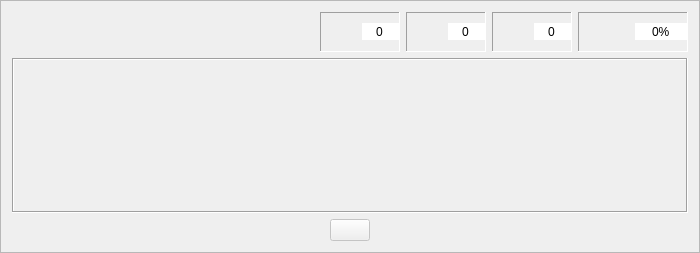
<?xml version="1.0" encoding="UTF-8"?>
<ui version="4.0">
 <class>ekzerco1</class>
 <widget class="QFrame" name="ekzerco1">
  <property name="geometry">
   <rect>
    <x>0</x>
    <y>0</y>
    <width>700</width>
    <height>253</height>
   </rect>
  </property>
  <property name="windowTitle">
   <string>Frame</string>
  </property>
  <property name="frameShape">
   <enum>QFrame::StyledPanel</enum>
  </property>
  <property name="frameShadow">
   <enum>QFrame::Raised</enum>
  </property>
  <property name="tipo" stdset="0">
   <string>markebla</string>
  </property>
  <layout class="QVBoxLayout" name="verticalLayout_3">
   <item>
    <layout class="QGridLayout" name="gridLayout_14">
     <item row="0" column="0">
      <widget class="QFrame" name="frame_10">
       <property name="minimumSize">
        <size>
         <width>0</width>
         <height>0</height>
        </size>
       </property>
       <property name="maximumSize">
        <size>
         <width>16777215</width>
         <height>16777215</height>
        </size>
       </property>
       <property name="autoFillBackground">
        <bool>false</bool>
       </property>
       <property name="frameShape">
        <enum>QFrame::NoFrame</enum>
       </property>
       <property name="frameShadow">
        <enum>QFrame::Sunken</enum>
       </property>
       <layout class="QHBoxLayout" name="horizontalLayout">
        <property name="spacing">
         <number>1</number>
        </property>
        <property name="margin">
         <number>0</number>
        </property>
        <item>
         <widget class="QPushButton" name="BitBtn1">
          <property name="text">
           <string notr="true"/>
          </property>
          <property name="iconSize">
           <size>
            <width>32</width>
            <height>32</height>
           </size>
          </property>
          <property name="flat">
           <bool>true</bool>
          </property>
          <property name="tipo" stdset="0">
           <string>komenci</string>
          </property>
         </widget>
        </item>
        <item>
         <widget class="QPushButton" name="BitBtn2">
          <property name="enabled">
           <bool>false</bool>
          </property>
          <property name="text">
           <string notr="true"/>
          </property>
          <property name="iconSize">
           <size>
            <width>32</width>
            <height>32</height>
           </size>
          </property>
          <property name="flat">
           <bool>true</bool>
          </property>
          <property name="tipo" stdset="0">
           <string>halti</string>
          </property>
         </widget>
        </item>
       </layout>
      </widget>
     </item>
     <item row="0" column="1">
      <spacer name="horizontalSpacer_10">
       <property name="orientation">
        <enum>Qt::Horizontal</enum>
       </property>
       <property name="sizeHint" stdset="0">
        <size>
         <width>13</width>
         <height>20</height>
        </size>
       </property>
      </spacer>
     </item>
     <item row="0" column="2">
      <widget class="QFrame" name="frame_11">
       <property name="minimumSize">
        <size>
         <width>80</width>
         <height>40</height>
        </size>
       </property>
       <property name="maximumSize">
        <size>
         <width>16777215</width>
         <height>16777215</height>
        </size>
       </property>
       <property name="autoFillBackground">
        <bool>false</bool>
       </property>
       <property name="frameShape">
        <enum>QFrame::Panel</enum>
       </property>
       <property name="frameShadow">
        <enum>QFrame::Sunken</enum>
       </property>
       <property name="tipo" stdset="0">
        <string>shilda</string>
       </property>
       <layout class="QHBoxLayout" name="horizontalLayout_3">
        <property name="spacing">
         <number>1</number>
        </property>
        <property name="leftMargin">
         <number>2</number>
        </property>
        <property name="topMargin">
         <number>0</number>
        </property>
        <property name="rightMargin">
         <number>0</number>
        </property>
        <property name="bottomMargin">
         <number>0</number>
        </property>
        <item>
         <widget class="QLabel" name="label_5">
          <property name="text">
           <string notr="true"/>
          </property>
          <property name="pixmap">
           <pixmap resource="ikonoj.qrc">:/ikonoj/kubeto.png</pixmap>
          </property>
          <property name="alignment">
           <set>Qt::AlignCenter</set>
          </property>
         </widget>
        </item>
        <item>
         <widget class="QSpinBox" name="Placar1">
          <property name="font">
           <font>
            <weight>50</weight>
            <bold>false</bold>
           </font>
          </property>
          <property name="frame">
           <bool>false</bool>
          </property>
          <property name="alignment">
           <set>Qt::AlignCenter</set>
          </property>
          <property name="readOnly">
           <bool>true</bool>
          </property>
          <property name="buttonSymbols">
           <enum>QAbstractSpinBox::NoButtons</enum>
          </property>
          <property name="tipo" stdset="0">
           <string>shilda</string>
          </property>
         </widget>
        </item>
       </layout>
      </widget>
     </item>
     <item row="0" column="3">
      <widget class="QFrame" name="frame_12">
       <property name="minimumSize">
        <size>
         <width>80</width>
         <height>40</height>
        </size>
       </property>
       <property name="maximumSize">
        <size>
         <width>16777215</width>
         <height>16777215</height>
        </size>
       </property>
       <property name="autoFillBackground">
        <bool>false</bool>
       </property>
       <property name="frameShape">
        <enum>QFrame::Panel</enum>
       </property>
       <property name="frameShadow">
        <enum>QFrame::Sunken</enum>
       </property>
       <property name="tipo" stdset="0">
        <string>shilda</string>
       </property>
       <layout class="QHBoxLayout" name="horizontalLayout_4">
        <property name="spacing">
         <number>1</number>
        </property>
        <property name="leftMargin">
         <number>2</number>
        </property>
        <property name="topMargin">
         <number>0</number>
        </property>
        <property name="rightMargin">
         <number>0</number>
        </property>
        <property name="bottomMargin">
         <number>0</number>
        </property>
        <item>
         <widget class="QLabel" name="label_8">
          <property name="text">
           <string notr="true"/>
          </property>
          <property name="pixmap">
           <pixmap resource="ikonoj.qrc">:/ikonoj/ekzercoj/bone.png</pixmap>
          </property>
          <property name="scaledContents">
           <bool>false</bool>
          </property>
          <property name="alignment">
           <set>Qt::AlignCenter</set>
          </property>
         </widget>
        </item>
        <item>
         <widget class="QSpinBox" name="Placar2">
          <property name="font">
           <font>
            <weight>50</weight>
            <bold>false</bold>
           </font>
          </property>
          <property name="frame">
           <bool>false</bool>
          </property>
          <property name="alignment">
           <set>Qt::AlignCenter</set>
          </property>
          <property name="readOnly">
           <bool>true</bool>
          </property>
          <property name="buttonSymbols">
           <enum>QAbstractSpinBox::NoButtons</enum>
          </property>
          <property name="tipo" stdset="0">
           <string>shilda</string>
          </property>
         </widget>
        </item>
       </layout>
      </widget>
     </item>
     <item row="0" column="4">
      <widget class="QFrame" name="frame_36">
       <property name="minimumSize">
        <size>
         <width>80</width>
         <height>40</height>
        </size>
       </property>
       <property name="maximumSize">
        <size>
         <width>16777215</width>
         <height>16777215</height>
        </size>
       </property>
       <property name="autoFillBackground">
        <bool>false</bool>
       </property>
       <property name="frameShape">
        <enum>QFrame::Panel</enum>
       </property>
       <property name="frameShadow">
        <enum>QFrame::Sunken</enum>
       </property>
       <property name="tipo" stdset="0">
        <string>shilda</string>
       </property>
       <layout class="QHBoxLayout" name="horizontalLayout_5">
        <property name="spacing">
         <number>1</number>
        </property>
        <property name="leftMargin">
         <number>2</number>
        </property>
        <property name="topMargin">
         <number>0</number>
        </property>
        <property name="rightMargin">
         <number>0</number>
        </property>
        <property name="bottomMargin">
         <number>0</number>
        </property>
        <item>
         <widget class="QLabel" name="label_9">
          <property name="minimumSize">
           <size>
            <width>0</width>
            <height>0</height>
           </size>
          </property>
          <property name="text">
           <string notr="true"/>
          </property>
          <property name="pixmap">
           <pixmap resource="ikonoj.qrc">:/ikonoj/ekzercoj/malbone.png</pixmap>
          </property>
          <property name="scaledContents">
           <bool>false</bool>
          </property>
          <property name="alignment">
           <set>Qt::AlignCenter</set>
          </property>
         </widget>
        </item>
        <item>
         <widget class="QSpinBox" name="Placar3">
          <property name="minimumSize">
           <size>
            <width>0</width>
            <height>0</height>
           </size>
          </property>
          <property name="font">
           <font>
            <weight>50</weight>
            <bold>false</bold>
           </font>
          </property>
          <property name="frame">
           <bool>false</bool>
          </property>
          <property name="alignment">
           <set>Qt::AlignCenter</set>
          </property>
          <property name="readOnly">
           <bool>true</bool>
          </property>
          <property name="buttonSymbols">
           <enum>QAbstractSpinBox::NoButtons</enum>
          </property>
          <property name="value">
           <number>0</number>
          </property>
          <property name="tipo" stdset="0">
           <string>shilda</string>
          </property>
         </widget>
        </item>
       </layout>
      </widget>
     </item>
     <item row="0" column="5">
      <widget class="QFrame" name="frame_37">
       <property name="minimumSize">
        <size>
         <width>110</width>
         <height>40</height>
        </size>
       </property>
       <property name="maximumSize">
        <size>
         <width>16777215</width>
         <height>16777215</height>
        </size>
       </property>
       <property name="autoFillBackground">
        <bool>false</bool>
       </property>
       <property name="frameShape">
        <enum>QFrame::Panel</enum>
       </property>
       <property name="frameShadow">
        <enum>QFrame::Sunken</enum>
       </property>
       <property name="tipo" stdset="0">
        <string>shilda</string>
       </property>
       <layout class="QHBoxLayout" name="horizontalLayout_6">
        <property name="spacing">
         <number>1</number>
        </property>
        <property name="leftMargin">
         <number>2</number>
        </property>
        <property name="topMargin">
         <number>0</number>
        </property>
        <property name="rightMargin">
         <number>0</number>
        </property>
        <property name="bottomMargin">
         <number>0</number>
        </property>
        <item>
         <widget class="QLabel" name="label_10">
          <property name="text">
           <string notr="true"/>
          </property>
          <property name="pixmap">
           <pixmap resource="ikonoj.qrc">:/ikonoj/kalkulilo.png</pixmap>
          </property>
          <property name="scaledContents">
           <bool>false</bool>
          </property>
          <property name="alignment">
           <set>Qt::AlignCenter</set>
          </property>
         </widget>
        </item>
        <item>
         <widget class="QSpinBox" name="Placar4">
          <property name="font">
           <font>
            <weight>50</weight>
            <bold>false</bold>
           </font>
          </property>
          <property name="frame">
           <bool>false</bool>
          </property>
          <property name="alignment">
           <set>Qt::AlignCenter</set>
          </property>
          <property name="readOnly">
           <bool>true</bool>
          </property>
          <property name="buttonSymbols">
           <enum>QAbstractSpinBox::NoButtons</enum>
          </property>
          <property name="suffix">
           <string>%</string>
          </property>
          <property name="maximum">
           <number>100</number>
          </property>
          <property name="value">
           <number>0</number>
          </property>
          <property name="tipo" stdset="0">
           <string>shilda</string>
          </property>
         </widget>
        </item>
       </layout>
      </widget>
     </item>
    </layout>
   </item>
   <item>
    <widget class="QFrame" name="butonujo">
     <property name="frameShape">
      <enum>QFrame::Box</enum>
     </property>
     <property name="frameShadow">
      <enum>QFrame::Sunken</enum>
     </property>
     <property name="tipo" stdset="0">
      <string>senborda</string>
     </property>
     <layout class="QHBoxLayout" name="horizontalLayout_7" stretch="2,3,2">
      <item>
       <spacer name="horizontalSpacer_5">
        <property name="orientation">
         <enum>Qt::Horizontal</enum>
        </property>
        <property name="sizeHint" stdset="0">
         <size>
          <width>108</width>
          <height>20</height>
         </size>
        </property>
       </spacer>
      </item>
      <item>
       <layout class="QGridLayout" name="gridLayout">
        <property name="spacing">
         <number>5</number>
        </property>
        <item row="0" column="0">
         <widget class="QPushButton" name="butono0">
          <property name="enabled">
           <bool>false</bool>
          </property>
          <property name="sizePolicy">
           <sizepolicy hsizetype="Expanding" vsizetype="Expanding">
            <horstretch>0</horstretch>
            <verstretch>0</verstretch>
           </sizepolicy>
          </property>
          <property name="minimumSize">
           <size>
            <width>0</width>
            <height>0</height>
           </size>
          </property>
          <property name="maximumSize">
           <size>
            <width>16777215</width>
            <height>16777215</height>
           </size>
          </property>
          <property name="font">
           <font>
            <pointsize>-1</pointsize>
           </font>
          </property>
          <property name="styleSheet">
           <string notr="true">font-size:19px;</string>
          </property>
          <property name="text">
           <string notr="true"/>
          </property>
          <property name="flat">
           <bool>true</bool>
          </property>
          <property name="tipo" stdset="0">
           <string>speciala</string>
          </property>
         </widget>
        </item>
        <item row="0" column="1">
         <widget class="QPushButton" name="butono3">
          <property name="enabled">
           <bool>false</bool>
          </property>
          <property name="sizePolicy">
           <sizepolicy hsizetype="Expanding" vsizetype="Expanding">
            <horstretch>0</horstretch>
            <verstretch>0</verstretch>
           </sizepolicy>
          </property>
          <property name="minimumSize">
           <size>
            <width>0</width>
            <height>0</height>
           </size>
          </property>
          <property name="maximumSize">
           <size>
            <width>16777215</width>
            <height>16777215</height>
           </size>
          </property>
          <property name="font">
           <font>
            <pointsize>-1</pointsize>
           </font>
          </property>
          <property name="styleSheet">
           <string notr="true">font-size:19px;</string>
          </property>
          <property name="text">
           <string notr="true"/>
          </property>
          <property name="flat">
           <bool>true</bool>
          </property>
          <property name="tipo" stdset="0">
           <string>speciala</string>
          </property>
         </widget>
        </item>
        <item row="1" column="0">
         <widget class="QPushButton" name="butono1">
          <property name="enabled">
           <bool>false</bool>
          </property>
          <property name="sizePolicy">
           <sizepolicy hsizetype="Expanding" vsizetype="Expanding">
            <horstretch>0</horstretch>
            <verstretch>0</verstretch>
           </sizepolicy>
          </property>
          <property name="minimumSize">
           <size>
            <width>0</width>
            <height>0</height>
           </size>
          </property>
          <property name="maximumSize">
           <size>
            <width>16777215</width>
            <height>16777215</height>
           </size>
          </property>
          <property name="font">
           <font>
            <pointsize>-1</pointsize>
           </font>
          </property>
          <property name="styleSheet">
           <string notr="true">font-size:19px;</string>
          </property>
          <property name="text">
           <string notr="true"/>
          </property>
          <property name="flat">
           <bool>true</bool>
          </property>
          <property name="tipo" stdset="0">
           <string>speciala</string>
          </property>
         </widget>
        </item>
        <item row="1" column="1">
         <widget class="QPushButton" name="butono4">
          <property name="enabled">
           <bool>false</bool>
          </property>
          <property name="sizePolicy">
           <sizepolicy hsizetype="Expanding" vsizetype="Expanding">
            <horstretch>0</horstretch>
            <verstretch>0</verstretch>
           </sizepolicy>
          </property>
          <property name="minimumSize">
           <size>
            <width>0</width>
            <height>0</height>
           </size>
          </property>
          <property name="maximumSize">
           <size>
            <width>16777215</width>
            <height>16777215</height>
           </size>
          </property>
          <property name="font">
           <font>
            <pointsize>-1</pointsize>
           </font>
          </property>
          <property name="styleSheet">
           <string notr="true">font-size:19px;</string>
          </property>
          <property name="text">
           <string notr="true"/>
          </property>
          <property name="flat">
           <bool>true</bool>
          </property>
          <property name="tipo" stdset="0">
           <string>speciala</string>
          </property>
         </widget>
        </item>
        <item row="2" column="0">
         <widget class="QPushButton" name="butono2">
          <property name="enabled">
           <bool>false</bool>
          </property>
          <property name="sizePolicy">
           <sizepolicy hsizetype="Expanding" vsizetype="Expanding">
            <horstretch>0</horstretch>
            <verstretch>0</verstretch>
           </sizepolicy>
          </property>
          <property name="minimumSize">
           <size>
            <width>0</width>
            <height>0</height>
           </size>
          </property>
          <property name="maximumSize">
           <size>
            <width>16777215</width>
            <height>16777215</height>
           </size>
          </property>
          <property name="font">
           <font>
            <pointsize>-1</pointsize>
           </font>
          </property>
          <property name="styleSheet">
           <string notr="true">font-size:19px;</string>
          </property>
          <property name="text">
           <string notr="true"/>
          </property>
          <property name="flat">
           <bool>true</bool>
          </property>
          <property name="tipo" stdset="0">
           <string>speciala</string>
          </property>
         </widget>
        </item>
        <item row="2" column="1">
         <widget class="QPushButton" name="butono5">
          <property name="enabled">
           <bool>false</bool>
          </property>
          <property name="sizePolicy">
           <sizepolicy hsizetype="Expanding" vsizetype="Expanding">
            <horstretch>0</horstretch>
            <verstretch>0</verstretch>
           </sizepolicy>
          </property>
          <property name="minimumSize">
           <size>
            <width>0</width>
            <height>0</height>
           </size>
          </property>
          <property name="maximumSize">
           <size>
            <width>16777215</width>
            <height>16777215</height>
           </size>
          </property>
          <property name="font">
           <font>
            <pointsize>-1</pointsize>
           </font>
          </property>
          <property name="styleSheet">
           <string notr="true">font-size:19px;</string>
          </property>
          <property name="text">
           <string notr="true"/>
          </property>
          <property name="flat">
           <bool>true</bool>
          </property>
          <property name="tipo" stdset="0">
           <string>speciala</string>
          </property>
         </widget>
        </item>
       </layout>
      </item>
      <item>
       <spacer name="horizontalSpacer_7">
        <property name="orientation">
         <enum>Qt::Horizontal</enum>
        </property>
        <property name="sizeHint" stdset="0">
         <size>
          <width>108</width>
          <height>20</height>
         </size>
        </property>
       </spacer>
      </item>
     </layout>
    </widget>
   </item>
   <item>
    <layout class="QHBoxLayout" name="horizontalLayout_2">
     <item>
      <spacer name="horizontalSpacer">
       <property name="orientation">
        <enum>Qt::Horizontal</enum>
       </property>
       <property name="sizeHint" stdset="0">
        <size>
         <width>40</width>
         <height>20</height>
        </size>
       </property>
      </spacer>
     </item>
     <item>
      <widget class="QPushButton" name="BitBtn3">
       <property name="enabled">
        <bool>false</bool>
       </property>
       <property name="sizePolicy">
        <sizepolicy hsizetype="Maximum" vsizetype="Fixed">
         <horstretch>0</horstretch>
         <verstretch>0</verstretch>
        </sizepolicy>
       </property>
       <property name="text">
        <string notr="true"/>
       </property>
       <property name="iconSize">
        <size>
         <width>64</width>
         <height>32</height>
        </size>
       </property>
       <property name="tipo" stdset="0">
        <string>auskulti</string>
       </property>
      </widget>
     </item>
     <item>
      <spacer name="horizontalSpacer_2">
       <property name="orientation">
        <enum>Qt::Horizontal</enum>
       </property>
       <property name="sizeHint" stdset="0">
        <size>
         <width>40</width>
         <height>20</height>
        </size>
       </property>
      </spacer>
     </item>
    </layout>
   </item>
  </layout>
 </widget>
 <resources>
  <include location="ikonoj.qrc"/>
 </resources>
 <connections/>
</ui>
